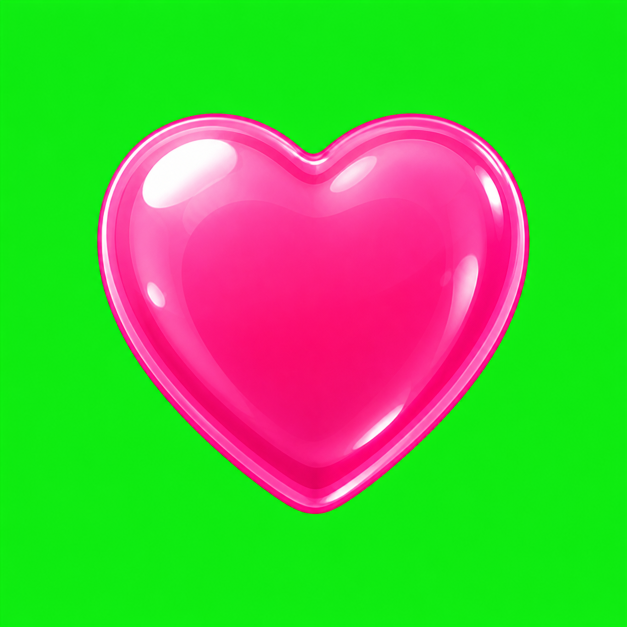
#> input picture .trellis/tasks/archive/2026-07/07-17-fresh-glass-candy-assets/research/sources/rose-source.png, 1254 x 1254 px (shown at 1/2 size)
$ python process-chroma.py sources/rose-source.png out.png --key green
#> lines starting #> are read from the running program, lines starting #| are printed output that depends on the picture; after the words box and inside, x2 and y2 are one past the last pixel; in counts of white or black regions, pixels touching at a corner belong together
"""Remove a simple green/magenta key and normalize one candy to a square PNG."""

from __future__ import annotations

import argparse
from pathlib import Path

import numpy as np
from PIL import Image


def parse_args() -> argparse.Namespace:
    parser = argparse.ArgumentParser()
    parser.add_argument("source", type=Path)
    parser.add_argument("output", type=Path)
    parser.add_argument("--key", choices=("green", "magenta"), required=True)
    parser.add_argument("--canvas", type=int, default=512)
    parser.add_argument("--subject", type=int, default=420)
    return parser.parse_args()


def smoothstep(values: np.ndarray) -> np.ndarray:
    values = np.clip(values, 0.0, 1.0)
    return values * values * (3.0 - 2.0 * values)


def main() -> None:
    args = parse_args()
    rgb = np.asarray(Image.open(args.source).convert("RGB"), dtype=np.float32)

    border = np.concatenate(
        (
            rgb[:16].reshape(-1, 3),
            rgb[-16:].reshape(-1, 3),
            rgb[:, :16].reshape(-1, 3),
            rgb[:, -16:].reshape(-1, 3),
        )
    )
    background = np.median(border, axis=0)
#> background = [14, 237, 17]

    if args.key == "green":
        signal = np.maximum(rgb[..., 0], rgb[..., 2])
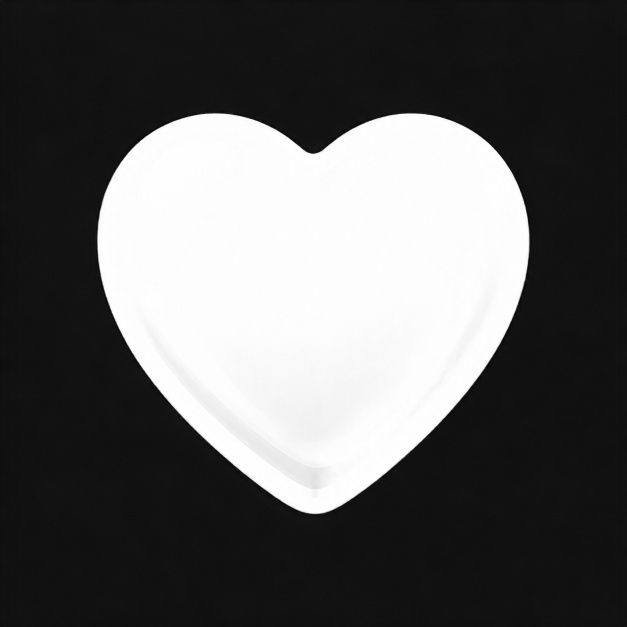
#> signal: shape (1254, 1254) float32 (shown at 1/2 size); min 2, max 255, mean 92.8
        border_signal = np.maximum(border[..., 0], border[..., 2])
    else:
        signal = rgb[..., 1]
        border_signal = border[..., 1]

    low = min(48.0, float(np.percentile(border_signal, 99.5)) + 4.0)
#> low = 24
    alpha = smoothstep((signal - low) / (230.0 - low))

    safe_alpha = np.maximum(alpha[..., None], 1.0 / 255.0)
    foreground = (rgb - (1.0 - alpha[..., None]) * background) / safe_alpha
    foreground = np.clip(foreground, 0.0, 255.0)
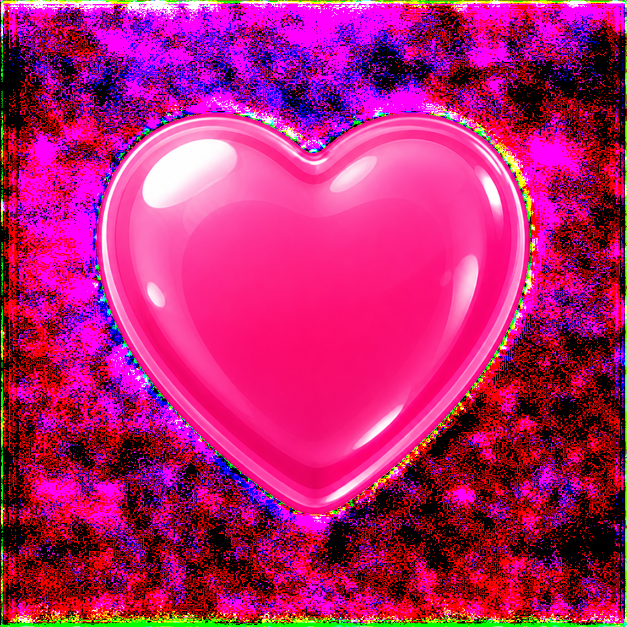
#> foreground: shape (1254, 1254, 3) float32 (shown at 1/2 size); mean R, G, B 180.3, 28.7, 107.5
    foreground[alpha <= 1.0 / 255.0] = 0.0

    rgba = np.dstack((foreground.astype(np.uint8), np.round(alpha * 255).astype(np.uint8)))
    visible = rgba[..., 3] >= 8
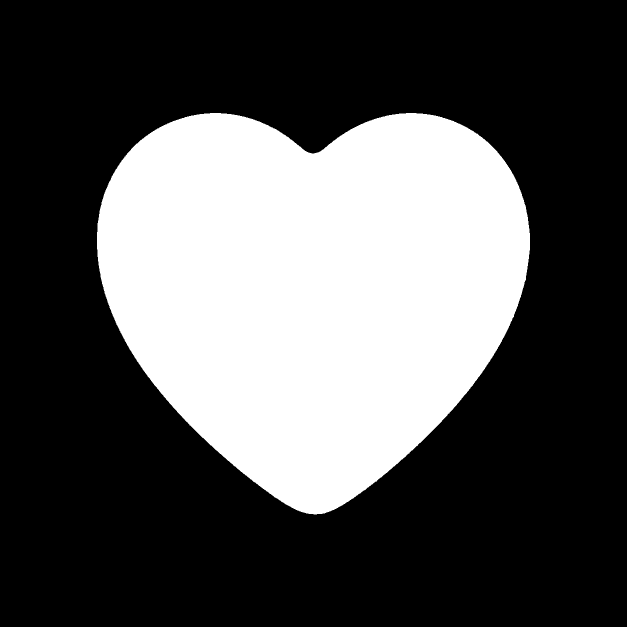
#> visible: shape (1254, 1254) bool (shown at 1/2 size); 32.4% white; 1 white region, box (x1, y1, x2, y2) and area: (194, 226, 1060, 1029) 509705
    ys, xs = np.where(visible)
    if not len(xs):
        raise RuntimeError("No non-transparent subject pixels found")

    crop = Image.fromarray(rgba, mode="RGBA").crop(
        (int(xs.min()), int(ys.min()), int(xs.max()) + 1, int(ys.max()) + 1)
    )
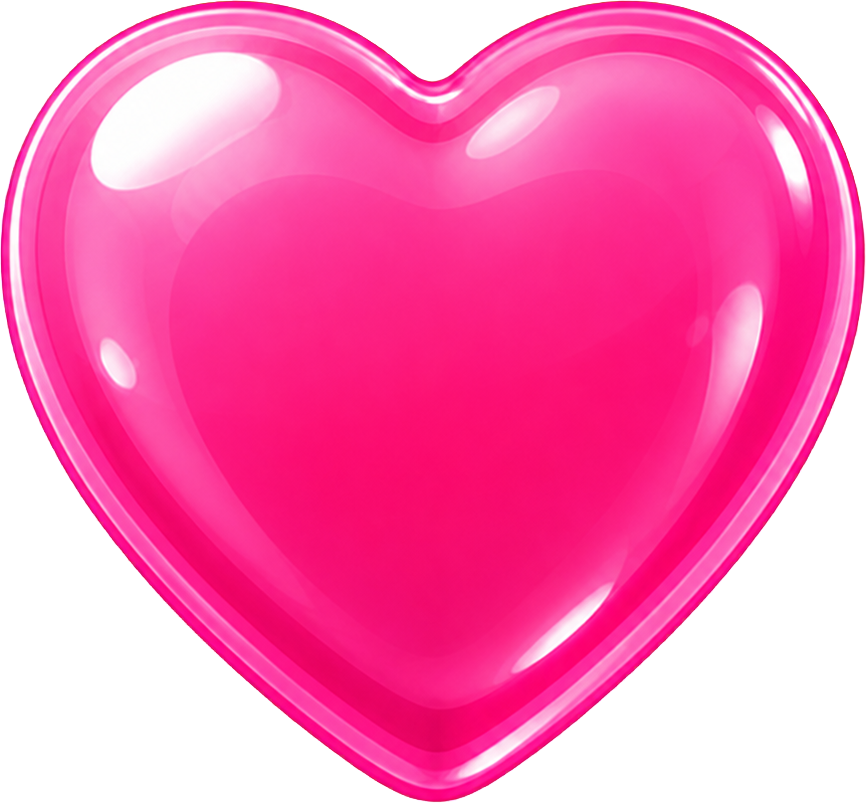
#> crop: PIL image 866x803 RGBA; mean R, G, B, A 184.4, 44.5, 110.9, 186.2; transparent parts drawn white
    scale = min(args.subject / crop.width, args.subject / crop.height)
#> scale = 0.485
    size = (
        max(1, round(crop.width * scale)),
        max(1, round(crop.height * scale)),
    )
#> size = (420, 389)
    crop = crop.resize(size, Image.Resampling.LANCZOS)
#> crop: PIL image 420x389 RGBA

    canvas = Image.new("RGBA", (args.canvas, args.canvas), (0, 0, 0, 0))
#> canvas: PIL image 512x512 RGBA; every value is 0
    offset = ((args.canvas - crop.width) // 2, (args.canvas - crop.height) // 2)
#> offset = (46, 61)
    canvas.alpha_composite(crop, offset)
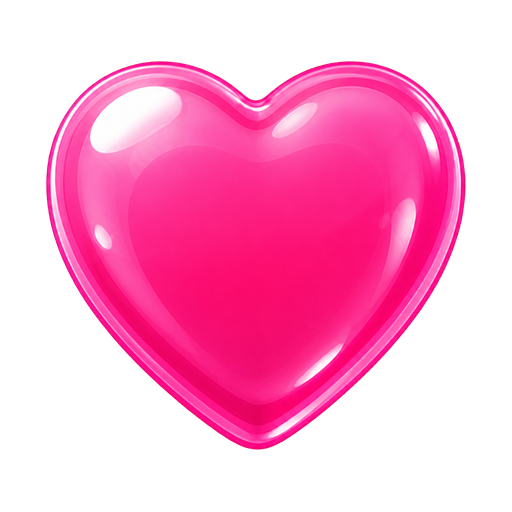
#> canvas: PIL image 512x512 RGBA; mean R, G, B, A 116, 27.9, 69.4, 116.1; transparent parts drawn white
    args.output.parent.mkdir(parents=True, exist_ok=True)
    canvas.save(args.output, optimize=True)

    output_alpha = np.asarray(canvas.getchannel("A"))
    output_rgb = np.asarray(canvas.convert("RGB"))
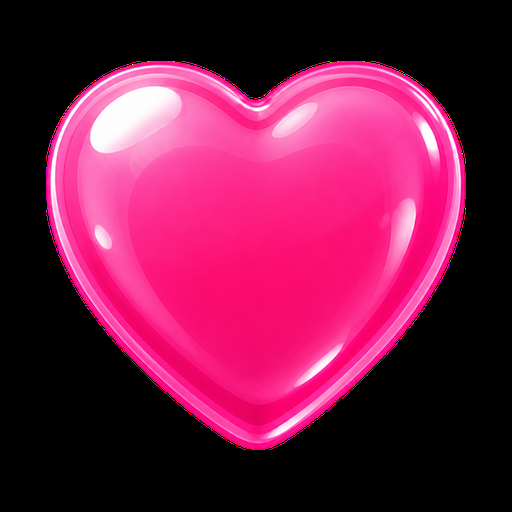
#> output_rgb: shape (512, 512, 3); mean R, G, B 116, 27.9, 69.4
    out_ys, out_xs = np.where(output_alpha >= 8)
    edge = (output_alpha > 0) & (output_alpha < 255)
#> edge: shape (512, 512) bool; 1.5% white in thin lines or dots, all inside (x1, y1, x2, y2) = (46, 61, 466, 450)
    if args.key == "green":
        key_fringe = edge & (
            output_rgb[..., 1]
            > np.maximum(output_rgb[..., 0], output_rgb[..., 2]) + 16
        )
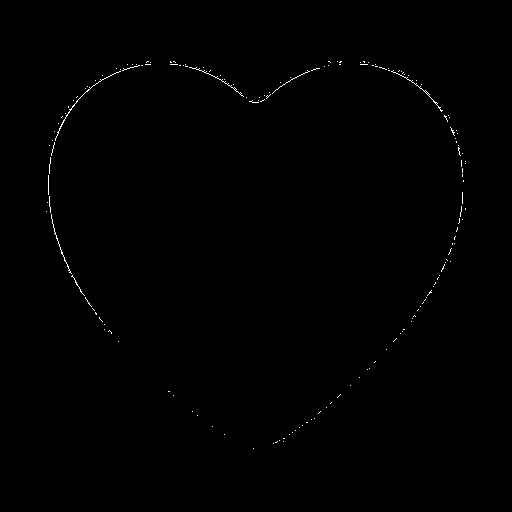
#> key_fringe: shape (512, 512) bool; 0.32% white in thin lines or dots, all inside (x1, y1, x2, y2) = (46, 61, 466, 449)
    else:
        key_fringe = edge & (
            np.minimum(output_rgb[..., 0], output_rgb[..., 2])
            > output_rgb[..., 1] + 16
        )
    print(f"background={tuple(int(value) for value in background)}")
#| background=(14, 237, 17)
    print(f"key_signal_low={low:.2f}")
#| key_signal_low=24.00
    print(f"size={canvas.width}x{canvas.height}")
#| size=512x512
    print(
        "bounds="
        f"{int(out_xs.min())},{int(out_ys.min())},"
        f"{int(out_xs.max()) + 1},{int(out_ys.max()) + 1}"
    )
#| bounds=46,61,466,450
    print(f"alpha_range={int(output_alpha.min())}..{int(output_alpha.max())}")
#| alpha_range=0..255
    print(f"transparent_pixels={int(np.count_nonzero(output_alpha == 0))}")
#| transparent_pixels=140916
    print(f"opaque_pixels={int(np.count_nonzero(output_alpha == 255))}")
#| opaque_pixels=117264
    print(f"key_fringe_pixels={int(np.count_nonzero(key_fringe))}")
#| key_fringe_pixels=847


if __name__ == "__main__":
    main()
